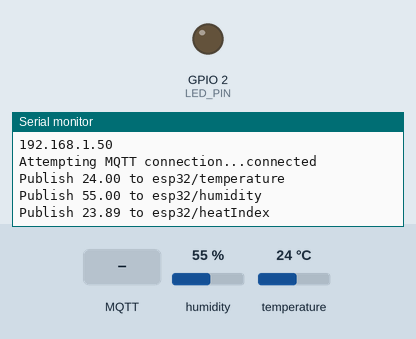
This sketch was run on a simulated ESP32. Parts: output pins drawn as LEDs (lit = HIGH), the last lines printed to the serial monitor. Inputs (shaded band) come from the test bench; at power-on: humidity 55 %, temperature 24 °C. WiFi joins after 1.5 s; servers stay silent unless stated; no MQTT or app messages arrive unless stated.

Above: at 2.7 s.
2.8 s: MQTT message "5" arrives on the first subscribed topic
At 3.4 s:
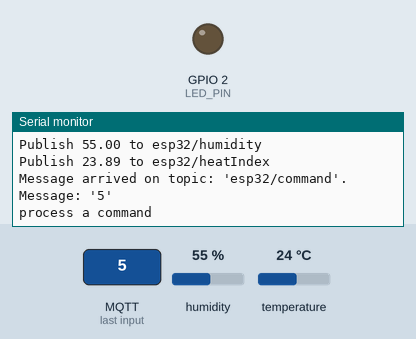
4.3 s: MQTT message "on" arrives on the first subscribed topic
At 5.5 s:
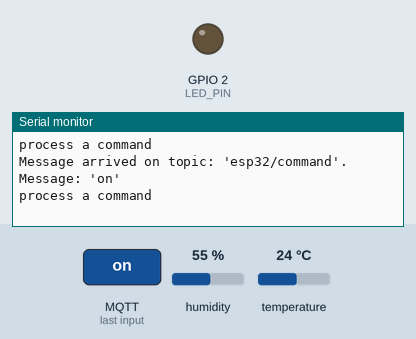
5.8 s: MQTT message "off" arrives on the first subscribed topic
At 6.8 s:
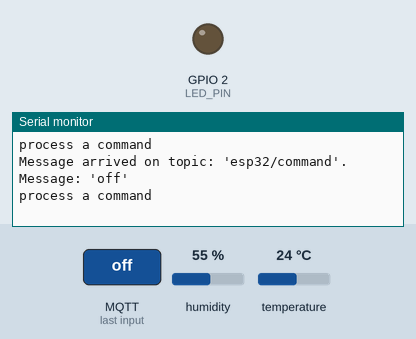

Measured:
- after the input at 2.8 s, the serial monitor: prints a new line at once (image 1)
- after the input at 4.3 s, the serial monitor: prints a new line at once (image 2)
- after the input at 5.8 s, the serial monitor: prints a new line at once (image 3)

The sketch:

mqttViaPubSub.ino
```cpp
/*
 * INF471C - Connected Objects and the Internet of Things (IoT)
 * PubSubClient and ESP8266
 * Ilja Tihhanovski
 *
 * Controller connects to WiFi with given SSID and password, then to MQTT broker
 * (see defines below) and starts publishing temperature, humidity and heatIndex.
 *
 * Controller subscribes to certain topic on the broker and react to
 * commands published under that topic
 *
 * Examples used
 * https://randomnerdtutorials.com/esp32-mqtt-publish-subscribe-arduino-ide/
 * https://randomnerdtutorials.com/esp32-dht11-dht22-temperature-humidity-sensor-arduino-ide/
 */


#include <WiFi.h>             // Wifi library
#include <PubSubClient.h>     // MQTT client
#include "DHT.h"              // Temperature and humidity sensor library

//  Wifi credentials
#define WIFI_SSID "<<your SSID>>"
#define WIFI_PASS "<<your password>>"

// MQTT broker connection information
#define MQTT_SERVER "dev.intellisoft.ee"
#define MQTT_CLIENT "ESP32Client"
#define MQTT_USER "ilja"
#define MQTT_PASS "inf471c"
#define MQTT_PORT 1883

// Pins
#define LED_PIN 2       // Led used to do feedback
#define DHTPIN 4        // Digital pin connected to the DHT sensor
#define DHTTYPE DHT11   // DHT 11

// Measurement / publications delays
#define DEF_TIME_BETWEEN_PUBS 2000 // in milliseconds
#define MIN_TIME_BETWEEN_PUBS_SEC 1 // Minimal possible delay, in seconds
#define MAX_TIME_BETWEEN_PUBS_SEC 60 // Maximal possible delay, in seconds

// Limit maximum command length from MQTT, that could be processed
#define MAX_COMMAND_LENGTH 50
#define MAX_PUBLISHED_MESSAGE_LENGTH 50

//MQTT topics
const char* commandTopic = "esp32/command";           // Subscribes to this topic to get commands
const char* temperatureTopic = "esp32/temperature";   // Temperature (Celsius)
const char* humidityTopic = "esp32/humidity";         // Humidity
const char* heatIndexTopic = "esp32/heatIndex";       // Heat index
const char* counterTopic = "esp32/counter";           // Counter to make sure, controller is alive

//Commands controller will react to
const char* CMD_RESET_COUNTER = "resetCounter";       // To reset measurements counter
const char* CMD_BLINK = "blink";                      // Puts controller to blink three times
const char* CMD_SETDELAY = "setDelay";                // setDelay followed by integer from MIN_TIME_BETWEEN_PUBS_SEC to MAX_TIME_BETWEEN_PUBS_SEC will set a new delay between measurements
const size_t CMD_SETDELAY_LENGTH = 8;

// Instantiate wifi, mqtt and sensor objects
WiFiClient wifi;
PubSubClient mqtt(wifi);
DHT dht(DHTPIN, DHTTYPE);

int cnt = 0;                                        // Counter
unsigned long nextPubMillis = 0;                    // next time to measure

// Here we save last measurements
float humidity;
float temperature;
float heatIndex;

bool requestBlink = false;                          // True if blink was requested via MQTT
unsigned long timeBetweenPubs = DEF_TIME_BETWEEN_PUBS;

char msgToSend[MAX_PUBLISHED_MESSAGE_LENGTH];       // Buffer used to form message to be send to MQTT

// Connect to a WiFi network
void connectToWifi()
{
  Serial.println();
  Serial.print("Connecting to ");
  Serial.println(WIFI_SSID);

  WiFi.begin(WIFI_SSID, WIFI_PASS);

  while (WiFi.status() != WL_CONNECTED) { // Will wait forever until connected
    delay(500);
    Serial.print(".");
  }

  // After successfull connection output some connection information
  Serial.println("");
  Serial.println("WiFi connected");
  Serial.println("IP address: ");
  Serial.println(WiFi.localIP());
}

void setup() {
  pinMode(LED_PIN, OUTPUT); // Setup PIN for (internal) LED
  Serial.begin(115200);     // Start Serial
  while(!Serial) {}         // Wait for Serial to start

  dht.begin();              // Connect sensor
  connectToWifi();

  //Setup MQTT, (re)connection will be initiated from loop
  mqtt.setServer(MQTT_SERVER, MQTT_PORT);
  mqtt.setCallback(callback);
}


// Callback method to react to messages being published on topic(s) we subscribed to
void callback(char* topic, byte* message, unsigned int length) {

  // Read message from MQTT library to buffer with limited size.
  // Maximum size is priorly defined MAX_COMMAND_LENGTH.
  // Other bytes in message will be just ignored.
  char msg[MAX_COMMAND_LENGTH + 1];
  size_t msgLength = (length > MAX_COMMAND_LENGTH) ? MAX_COMMAND_LENGTH : length;
  memcpy(msg, message, msgLength);
  msg[msgLength] = 0;  //c_str final byte

  Serial.print("Message arrived on topic: '");
  Serial.print(topic);
  Serial.print("'. Message: '");
  Serial.print(msg);
  Serial.println("'");

  if(!strcmp(topic, commandTopic)) {
    Serial.println("process a command");

    //resetCounter sets cnt to 0
    if(!strcmp(msg, CMD_RESET_COUNTER)) {
      Serial.println("resetCounter requested");
      cnt = 0;
    }

    //blink makes controller to blink its built-in led
    if(!strcmp(msg, CMD_BLINK)) {
      Serial.println("blink");
      requestBlink = true;
    }

    // setDelay NN (where NN is integer) changes delay between publications
    // delay given in seconds.
    // If delay is out of min and max delay interval [MAX_TIME_BETWEEN_PUBS_SEC .. MAX_TIME_BETWEEN_PUBS_SEC]
    // then controller will output corresponding message to Serial and blink the built-in led
    if(!memcmp(msg, CMD_SETDELAY, CMD_SETDELAY_LENGTH)) {
      Serial.print("New delay requested ");

      // Get new delay in seconds as integer from message
      unsigned long newDelayRequested = atoi(msg + CMD_SETDELAY_LENGTH);

      // Check if requested delay is too large or too small (and blink in such case)
      if(newDelayRequested > MAX_TIME_BETWEEN_PUBS_SEC) {
        Serial.print("delay ");
        Serial.print(newDelayRequested);
        Serial.print(" is too long, max ");
        Serial.println(MAX_TIME_BETWEEN_PUBS_SEC);
        requestBlink = true;
        return;
      }

      if(newDelayRequested < MIN_TIME_BETWEEN_PUBS_SEC) {
        Serial.print("delay ");
        Serial.print(newDelayRequested);
        Serial.print(" is too short, min ");
        Serial.println(MIN_TIME_BETWEEN_PUBS_SEC);
        requestBlink = true;
        return;
      }

      // If delay requested is OK, then save it
      timeBetweenPubs = newDelayRequested * 1000;   // We get request in seconds and convert it into milliseconds we use internally
      Serial.print(timeBetweenPubs);
      Serial.println(" OK");
    }
  }
}

// Reconnect to MQTT if was disconnected
void reconnectMQTT() {
  // Loop until we're reconnected
  while (!mqtt.connected()) {
    Serial.print("Attempting MQTT connection...");
    // Attempt to connect
    if (mqtt.connect(MQTT_CLIENT, MQTT_USER, MQTT_PASS)) {
      Serial.println("connected");
      // Subscribe
      mqtt.subscribe(commandTopic);
    } else {
      Serial.print("failed, rc=");
      Serial.print(mqtt.state());
      Serial.println(" try again in 5 seconds");
      // Wait 5 seconds before retrying
      delay(5000);
    }
  }
}

void loop() {

  if (!mqtt.connected())              // Check connection to the broker
    reconnectMQTT();                  // Reconnect if needed
  mqtt.loop();                        // Let MQTT client to do its things

  if(requestBlink) {                  // If blink was requested (by user or as result of some error)
    for(uint8_t i = 0; i < 3; i++)    // Blink three times
    {
      digitalWrite(LED_PIN, HIGH);
      delay(100);
      digitalWrite(LED_PIN, LOW);
      delay(100);
    }
    requestBlink = false;
  }

  if(millis() > nextPubMillis) {        // If it is next measurement time
    cnt++;                              // Increase "heartbeat" counter

    // Get data from sensor
    float h = dht.readHumidity();
    float t = dht.readTemperature();    // Read temperature as Celsius (the default)

    // Check if any reads failed and exit early (to try again).
    if (isnan(h) || isnan(t)) {
      Serial.println("Cant get data from sensor");
    } else {
      // Compute heat index in Celsius (isFahreheit = false)
      float hic = dht.computeHeatIndex(t, h, false);

      // If values was changed, upload them (and save for future reference)
      saveAndUploadReading(temperatureTopic, temperature, t);
      saveAndUploadReading(humidityTopic, humidity, h);
      saveAndUploadReading(heatIndexTopic, heatIndex, hic);

      // Publish counter
      sprintf(msgToSend, "%d", cnt);
      mqtt.publish(counterTopic, msgToSend);

    }
    nextPubMillis = millis() + timeBetweenPubs; // Save new measurement time
  }
}

void saveAndUploadReading(const char* topic, float& savedReading, float newReading)
{
  // If reading was changed (up to last 2 digits after coma)
  if(trunc(savedReading * 100) != trunc(newReading * 100))
  {
    // then save and publish reading
    Serial.print("Publish ");
    Serial.print(newReading);
    Serial.print(" to ");
    Serial.println(topic);

    savedReading = newReading;
    sprintf(msgToSend, "%.2f", newReading);
    mqtt.publish(topic, msgToSend);
  }
}
```
